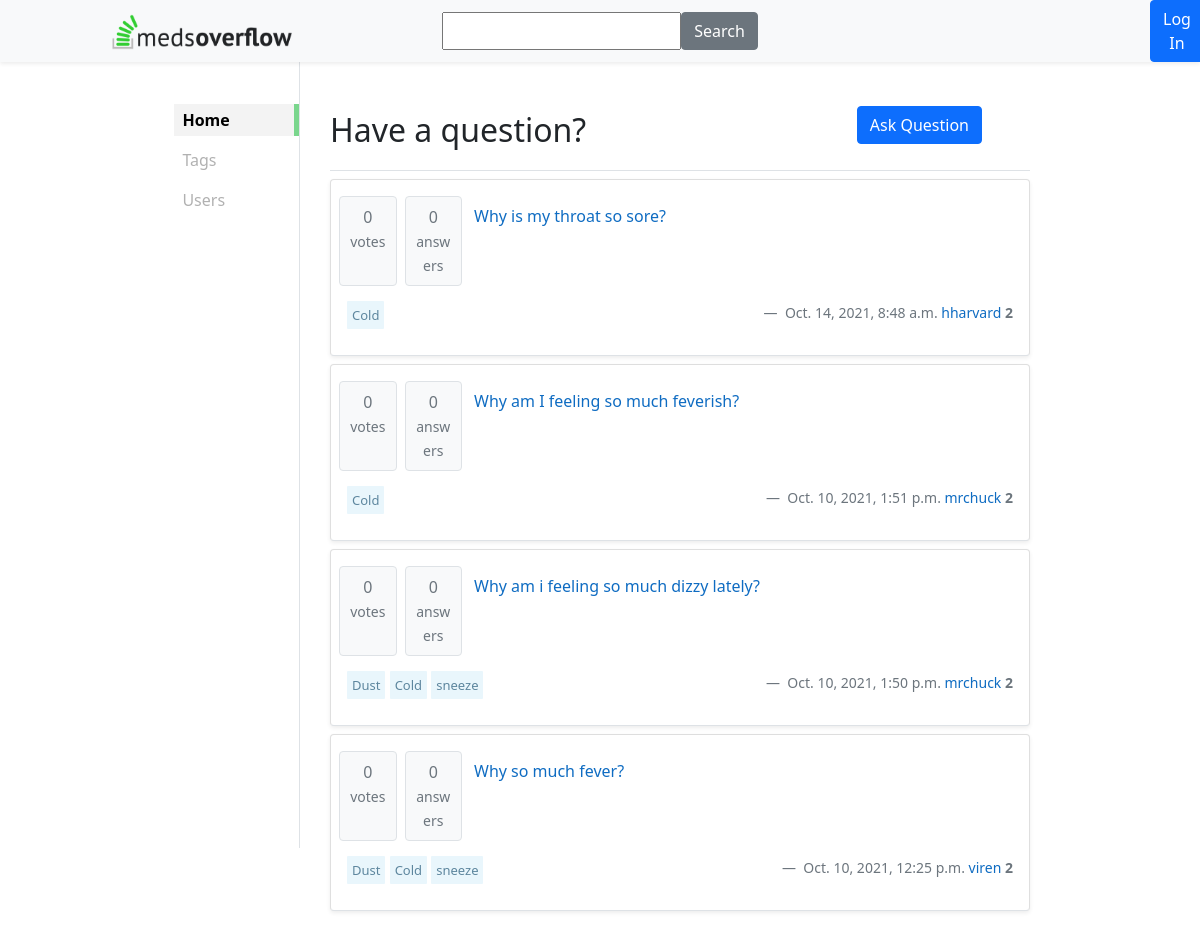
The app's page /, older data.
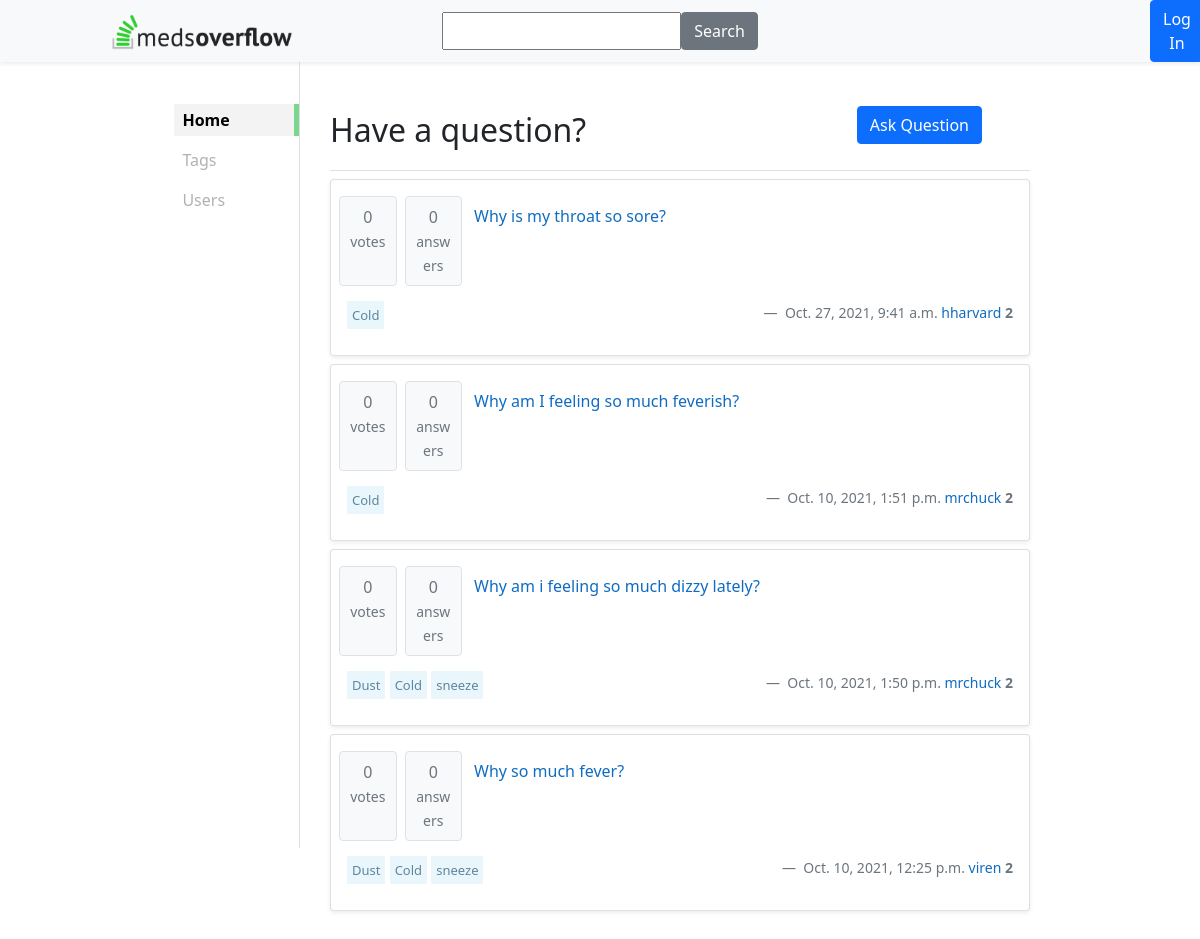
The same page, newer data.
### mainframe/models.py (models this page shows, shortened)
class Question(models.Model):
    title = models.CharField(max_length=200)
    description = models.CharField(max_length=1000)
    upvotes = models.IntegerField(default=0)
    downvotes = models.IntegerField(default=0)
    created_at = models.DateTimeField(auto_now=True, editable=False)
    made_by = models.ForeignKey(User, on_delete=models.CASCADE)
    tags = models.ManyToManyField(Tag)
    answerCount = models.IntegerField(default=0)
    @property
    def votes(self):
        return self.upvotes - self.downvotes
    @property
    def upvotes(self):
        return UpvoteQ.objects.filter(question = self.id).count()
    @property
    def downvotes(self):
        return DownvoteQ.objects.filter(question = self.id).count()

class User(models.Model):
    user = models.OneToOneField(authUser, on_delete=models.CASCADE)
    username = models.CharField(max_length=30, unique=True)
    first_name = models.CharField(max_length=30, null=True)
    last_name = models.CharField(max_length=50, null=True)
    email_id = models.EmailField(unique=True)
    country = models.CharField(max_length=50, null=True)
    rating = models.IntegerField(default=2)
    joined_on = models.DateTimeField(auto_now=True)
    USERNAME_FIELD = 'username'
    roles = models.ManyToManyField(Role)
    def __str__(self):
        return self.user.username

### mainframe/views.py (the view)
# urls.py: 2. Add a URL to urlpatterns:  path('', Home.as_view(), name='home')
class Home(TemplateView):
    def getUser(self, request):
        if request.user.is_authenticated:
            usr = request.user
            myuser = User.objects.get(username = usr.username)
            return myuser
        return
    def get(self, request):
        isLoggedIn = False
        if request.user.is_authenticated:
            usr = request.user
            isLoggedIn = True
        questions = Question.objects.all().order_by('-created_at')
        myFilter = QuestionFilter(request.GET, queryset=questions)
        questions = myFilter.qs
        myuser = self.getUser(request)
        context = {'questions': questions, 'isLoggedIn' : isLoggedIn, 'myuser' : myuser, 'myFilter' : myFilter}
        return render(request, 'main_feed.html', context)

### mainframe/models.py (called while the page is built)
    def __str__(self):
        return self.tagName

### mainframe/templates/main_feed.html
{% extends 'main.html' %}
{% block mainFeed %}
{% for q in questions %}
    <div class="card my-2 border-bottom shadow-sm">
        <div class="card-body row">
            <p class="col-1 mx-1 border rounded text-center p-2 bg-light text-secondary">{{ q.votes }}<br><span class="small">votes</span></p>
            <p class="col-1 mx-1 border rounded text-center p-2 bg-light text-secondary">{{ q.upvotes }}<br><span class="small">answers</span></p>
            <a href="{% url 'mainframe:question' q.id %}" class="col-9 p-2">{{ q.title }}</a>
            <div class="col-7">
                {% for t in q.tags.all %}
                <a href="{% url 'mainframe:tagFilter' t.id %}" class="tag my-1">{{ t }}</a>
                {% endfor %}
            </div>
            <div class="col-5 text-end blockquote-footer">
                <span class="text-secondary font-weight-light">{{ q.created_at }}</span>
                <a href="{% url 'mainframe:profile' q.made_by.id %}">{{ q.made_by }}</a>
                <b class="text-secondary">{{ q.made_by.rating }}</b>
            </div>
        </div>
    </div>
{% endfor %}
{% endblock mainFeed %}

Row changes from the older to the newer data that the page shows:
changed Question "Why is my throat so sore?": created_at "Oct. 14, 2021, 8:48 a.m." → "Oct. 27, 2021, 9:41 a.m."
